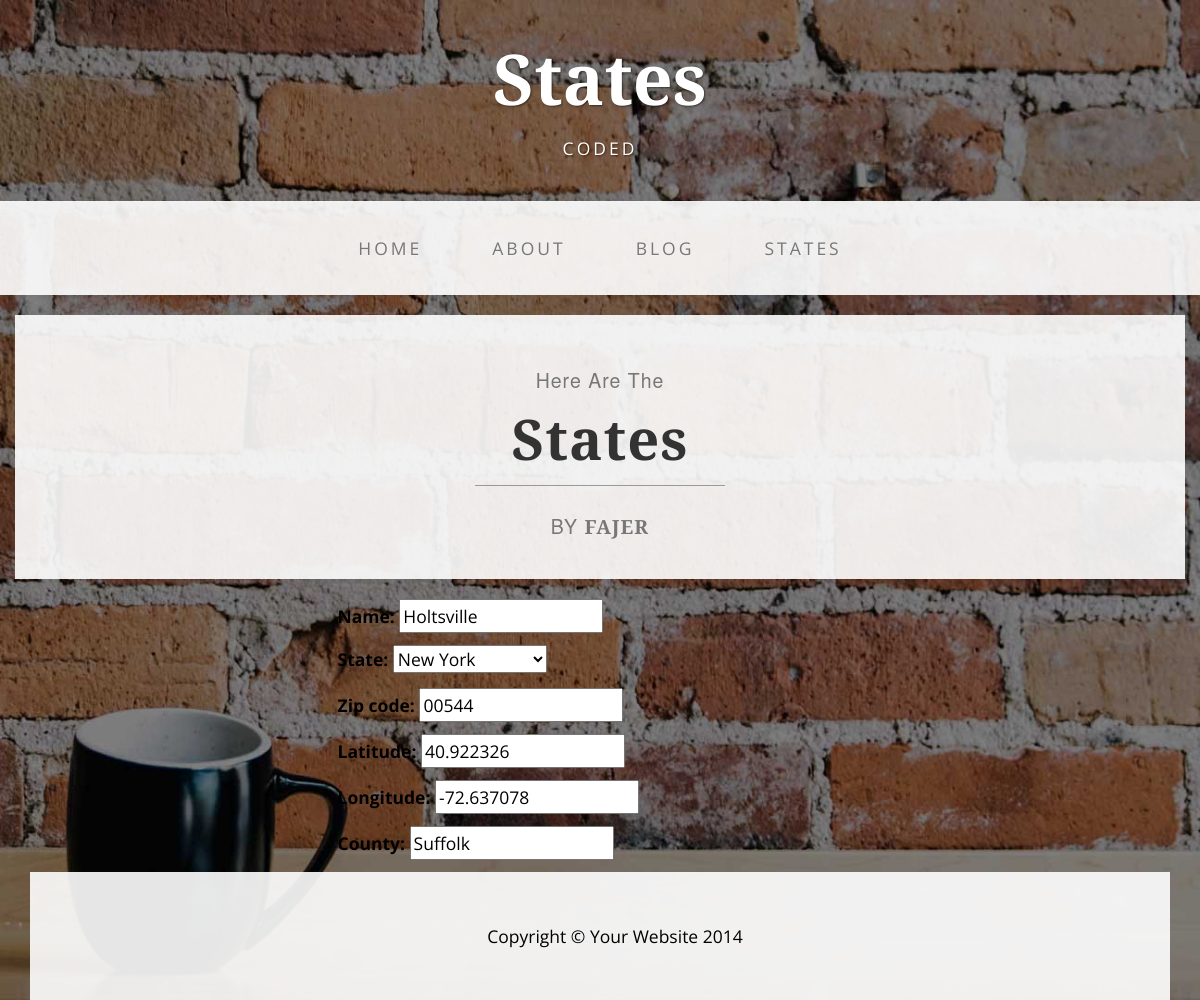
/city_edit/1/, run on the app's committed database.
### main/models.py (models this page shows, shortened)
class City(models.Model):
	name = models.CharField(max_length=100)
	state = models.ForeignKey('main.State')
	zip_code = models.CharField(max_length=100, null=True, blank=True)
	latitude = models.FloatField(null=True, blank=True)
	longitude = models.FloatField(null=True, blank=True)
	county = models.CharField(max_length=100, null= True, blank = True)

class State(models.Model):
	abbreviation = models.CharField(max_length=2, null=True, blank=True)
	name = models.CharField(max_length=100)
	def __unicode__(self):
	    return self.name

### main/views.py (the view)
# urls.py: url(r'^city_edit/(?P<pk>[0-9]+)/$', 'main.views.city_edit'),
def city_edit(request, pk):
	context = {}
	city = City.objects.get(pk=pk)
	form = CityEditForm(request.POST or None, instance=city)
	context['city'] = city
	context['form'] = form
	if form.is_valid():
		form.save()
		return redirect('/state_list/')
	return render_to_response('city_edit.html', context, context_instance=RequestContext(request))

### main/forms.py
class CityEditForm(forms.ModelForm):
	class Meta:
		model= City
		fields = '__all__'

### main/templates/city_edit.html
{% extends "base.html" %}
{% load crispy_forms_tags %}
{% block body %}
    <div class="container">
        <div class="row">
            <div style="color:#FFF;" class="col-md-6 col-sm-6 col-md-offset-3 col-sm-offset-3">
                {% crispy form %}
            </div>
        </div>
    </div>
{% endblock body %}

### main/static/css/business-casual.css (style rules this page uses)
body { font-family: "Open Sans","Helvetica Neue",Helvetica,Arial,sans-serif; background: url('../img/bg.jpg') no-repeat center center fixed; -webkit-background-size: cover; -moz-background-size: cover; background-size: cover; -o-background-size: cover; }
p { font-size: 1.25em; line-height: 1.6; color: #000; }

### data on the page
City: name "Holtsville", state "New York", zip_code "00544", latitude "40.922326", longitude "-72.637078", county "Suffolk"
